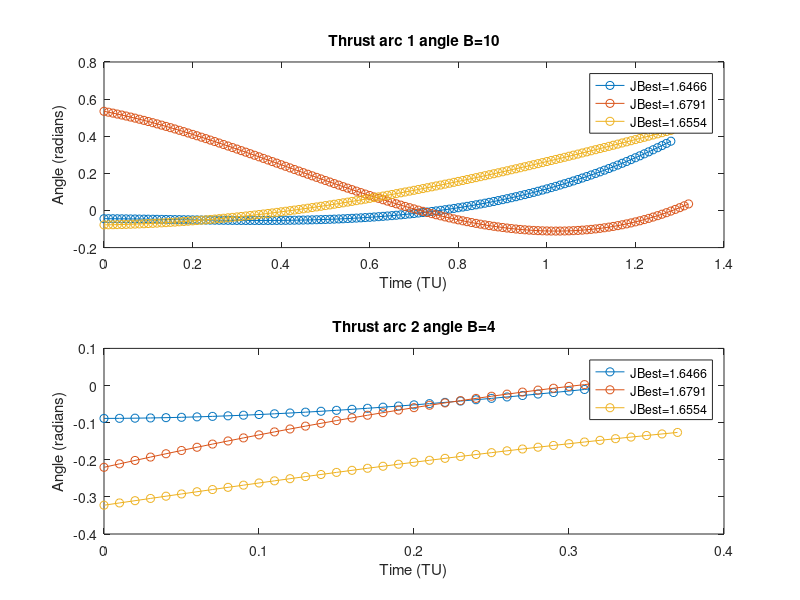

Here is the MATLAB script that generated this plot:
particlesB2 = [ -0.094683	0.088429	-0.015286	0.56713	-0.12919	0.13894	0.22764	0.67635	0.66978	2.7559	0.41389;
    0.16869	-0.7152	0.13536	1	0.13758	-0.38264	-1	0.28981	0.67163	2.7975	0.41235;
    0.024413	0.24366	0.032103	-0.43868	0.1351	-0.74577	0.41254	-0.3803	0.67002	2.7597	0.41335 ];



particlesB4 = [-0.083403 0.66131 -0.44825	-0.081968	0.12607	-0.34315	-0.13379	-0.57554	1.046	2.8183	0.43996;
   -0.14636	0.10731	0.28391	-0.067937	-0.039543	0.50864	0.32392	0.19839	1.0434	2.9085	0.44457;
    -0.23143 0.58274	0.18055	-0.42708	0.24862	-0.9965	0.058699	0.37597	1.043	2.8297	0.44625 ];

particlesB6 = [ -0.095913	-0.1817	-0.10521	0.43851	0.20661	-1	0.58426	0.61941	1.1791	2.9029	0.41225;
    -0.058671	-0.35286	0.49664	0.12088	0.31666	-1	-0.13826	-0.43334	1.1747	2.9165	0.41737;
    -0.10565	0.34853	-0.54094	0.25548	0.12673	0.52359	-1	1	1.1838	3.0477	0.41451 ];

particlesB8 = [ -0.55738	0.6219	-0.31968	0.045746	-0.070674	0.66418	-0.35341	-0.45893	1.2848	2.984	0.37425;
    -0.60114	0.4061	0.38183	0.044342	-0.005801	0.69928	-0.77527	-0.78553	1.2649	2.9687	0.38765;
    -0.16974	0.12319	0.57286	-0.47868	-0.37655	0.34343	-0.22135	0.059018	1.2496	2.6008	0.40282 ];

particlesB10 = [ -0.044198	-0.015433	-0.14805	0.32411	-0.088617	0.011836	1	-0.7328	1.2807	2.8609	0.36592;
    0.53415	-0.46122	-0.95307	0.76981	-0.22034	0.93779	-0.60791	-0.32023	1.3263	2.8439	0.35271;
    -0.07758	0.032777	0.39127	-0.082905	-0.32245	0.61233	-0.10411	-0.32031	1.2825	2.6859	0.37292 ];






JBestValuesB2 = [1.0837 , 1.084 1.0834 ];
JBestValuesB4 = [ 1.486,1.488, 1.4893 ];
JBestValuesB6 = [ 1.5914 1.5921 1.5983 ];
JBestValuesB8 = [ 1.6591 1.6526 1.6525 ];
JBestValuesB10 = [ 1.6466 1.6791 1.6554 ];




particles = particlesB10;
JBestValues = JBestValuesB10;

partSize = size(particles);
numParticles = partSize(1);

% [ xi0, xi1, xi2, xi3, v0, v1, v2, v3, v4, t1, e, t2 ]  

for numPart = 1:numParticles
    
    deltaT1 = particles(numPart, 9);
    t1 = 0:.01:deltaT1;
    deltaT2 = particles(numPart, 11);
    tminust2 = 0:.01:deltaT2;
    
    xi0 = particles(numPart, 1);
    xi1 = particles(numPart, 2);
    xi2 = particles(numPart, 3);
    xi3 = particles(numPart, 4);
    
    v0 = particles(numPart, 5);
    v1 = particles(numPart, 6);
    v2 = particles(numPart, 7);
    v3 = particles(numPart, 8);
    
    delta1 = xi0+xi1.*t1+xi2.*t1.^2+xi3.*t1.^3;
    delta2 = v0+v1.*tminust2+v2.*tminust2.^2+v3.*tminust2.^3;
    
    subplot(2,1,1);
    plot(t1, delta1, '-o');
    title("Thrust arc 1 angle B=10");
    ylabel("Angle (radians)");
    xlabel("Time (TU)");
        legend(['JBest=' num2str(JBestValues(1))],['JBest=' num2str(JBestValues(2))], ['JBest=' num2str(JBestValues(3))]);


    hold on;
    
    subplot(2,1,2);
    plot(tminust2, delta2, '-o');
    title("Thrust arc 2 angle B=4");
    ylabel("Angle (radians)");
    xlabel("Time (TU)");
        legend(['JBest=' num2str(JBestValues(1))],['JBest=' num2str(JBestValues(2))], ['JBest=' num2str(JBestValues(3))]);


    hold on;
    
    
    
    
end



